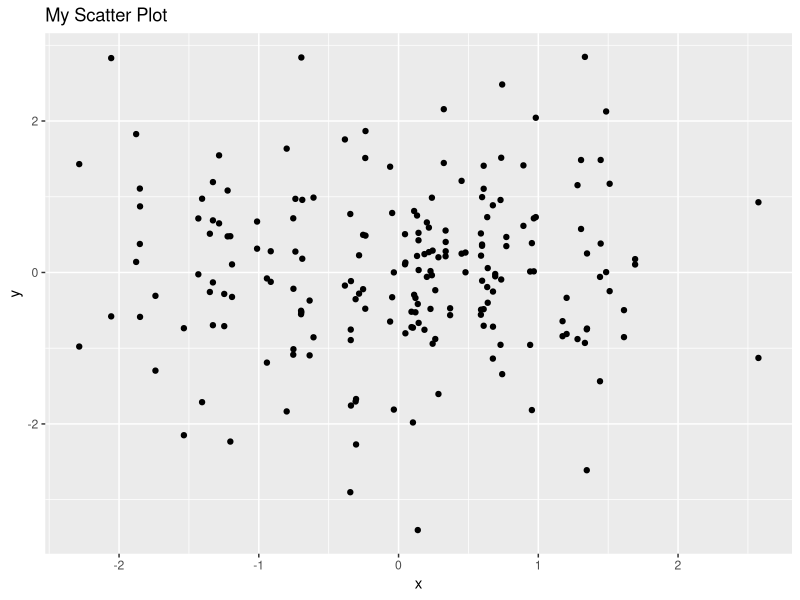

This chart was generated by the following R code:
library(ggplot2)
data<-data.frame(x=rnorm(100) ,y=rnorm(200))
ggplot(data,aes(x=x,y=y)) +geom_point() +labs(title = "My Scatter Plot")
